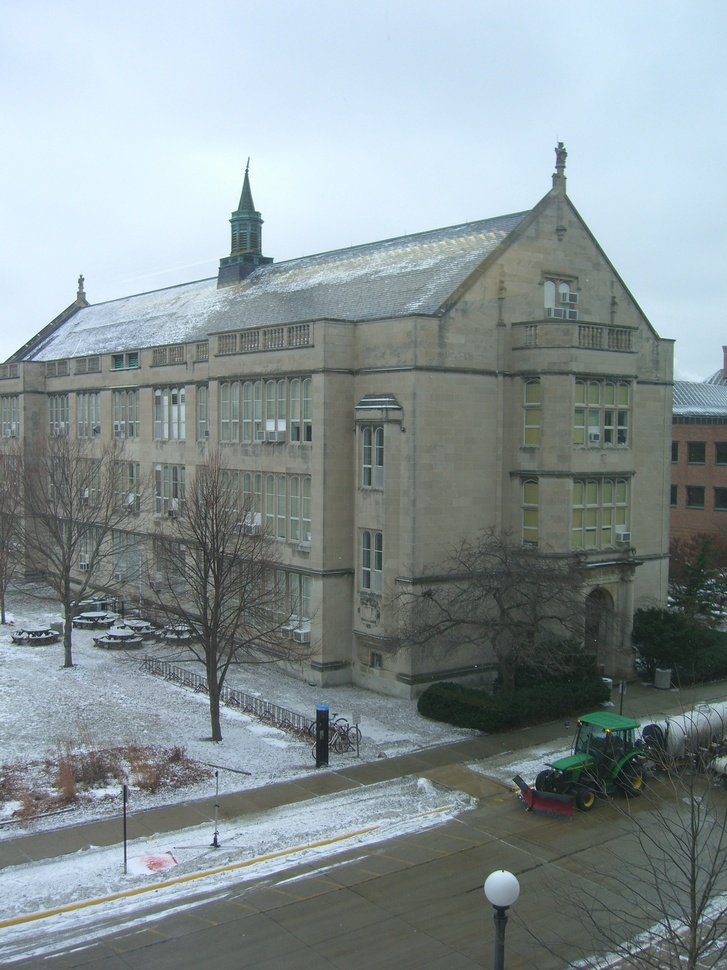
%> input picture HW3/prob1/CIMG6476.JPG, 727 x 970 px, shrunk from 2112 x 2816 before the run
$ octave --eval "result = edgeGradient(imread('../../HW3/prob1/CIMG6476.JPG'));"   (GNU Octave 9; MATLAB toolbox functions it lacks are replaced by stand-ins)
%> lines starting %> are read from the running program, lines starting %| are printed output that depends on the picture
### hw1_code/q3/gradientMagnitude.m
function [mag,theta] = gradientMagnitude(im, sigma)
%> called with sigma = 2
    row = size(im,1);
%> row = 970
    col = size(im,2);
%> col = 727
    theta = zeros(row,col);
    % convert the RGB color space to HSV
    % im = rgb2hsv(im);

    % smoothing by Gaussian filter
    H = fspecial('gaussian',[13 13],sigma);
    smoothed = imfilter(im,H,'symmetric');

    % compute the x, y gradient value of each R G B channel
    [fx,fy] = gradient(smoothed);

    % compute the overall gradient value for each color channel
    norm_3 = sqrt(fx.^2 + fy.^2);
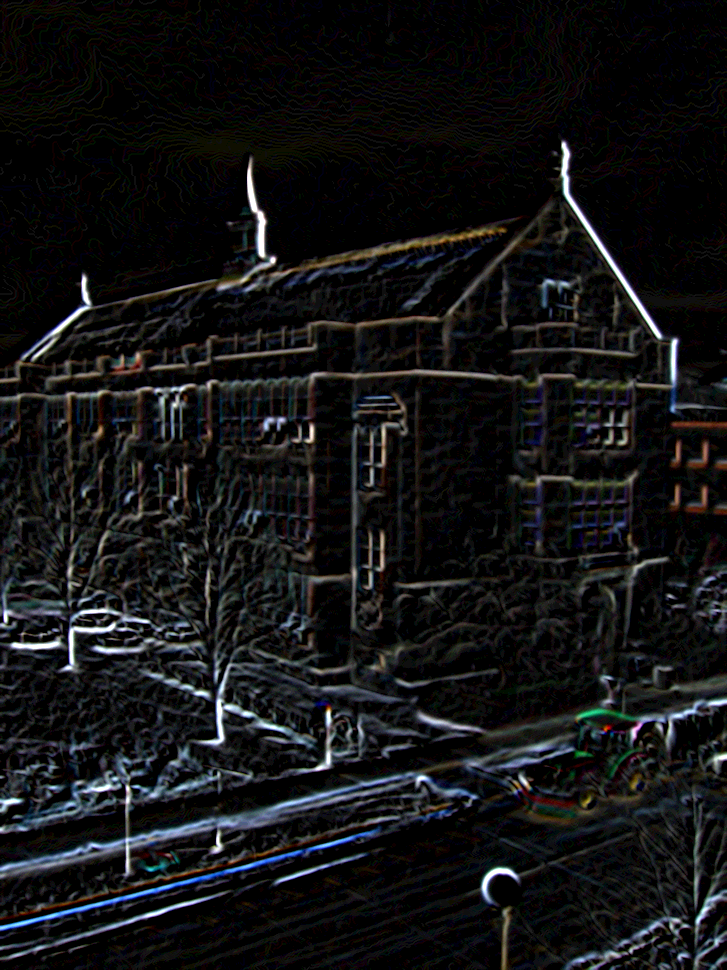
%> norm_3: size 970x727x3 double; mean R, G, B 1.25, 1.28, 1.35; drawn with min black and max white

    % compute the overall gradient magnitude (mag)
    mag = sqrt(norm_3(:,:,1).^2 + norm_3(:,:,2).^2 + norm_3(:,:,3).^2);
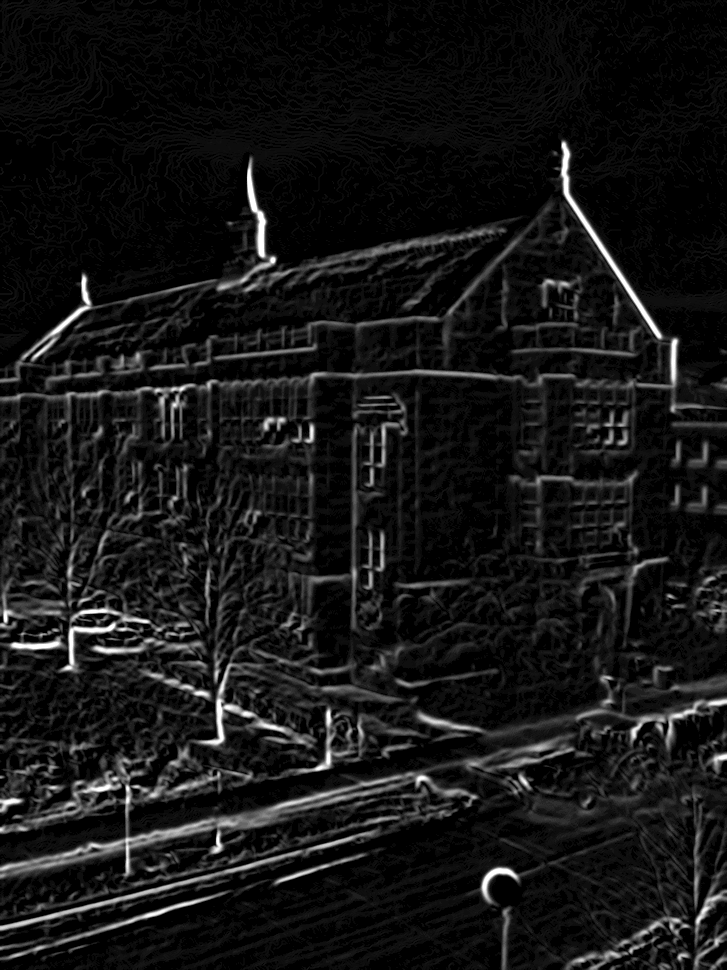
%> mag: size 970x727 double; min 0, max 27.66, mean 2.4; drawn with min black and max white
	% compute the orientation of each pixel (theta)
    angle = atan2(fy,fx);
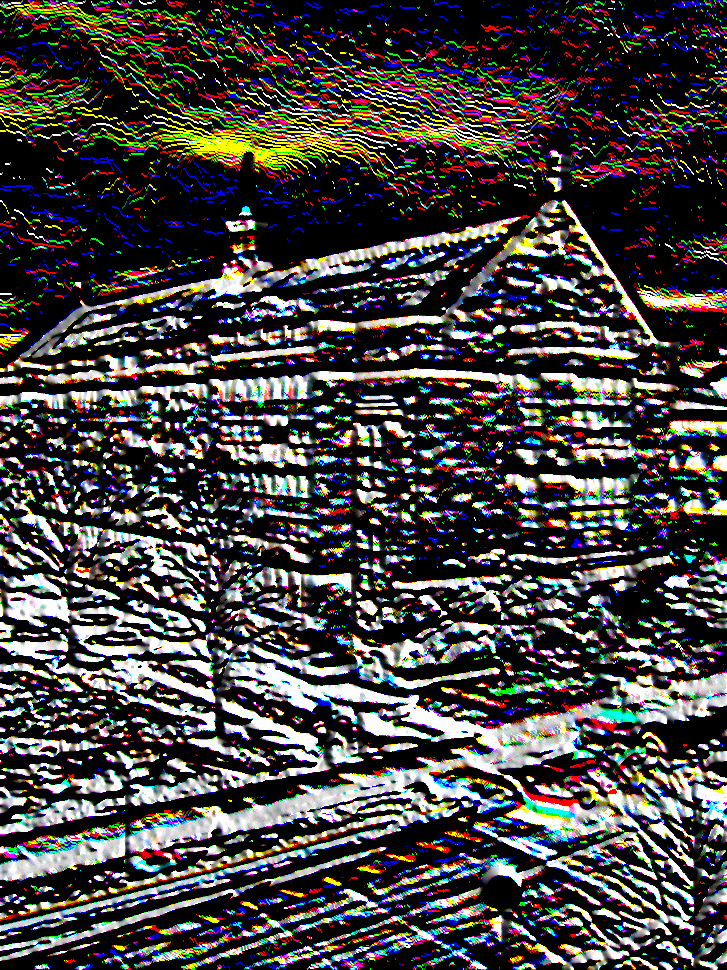
%> angle: size 970x727x3 double; mean R, G, B 0.433, 0.417, 0.406; drawn with min black and max white

    % based on the fx,fy that corresponds to the largest magnitude gradient for each pixel
    [~, index] = max(norm_3, [], 3);
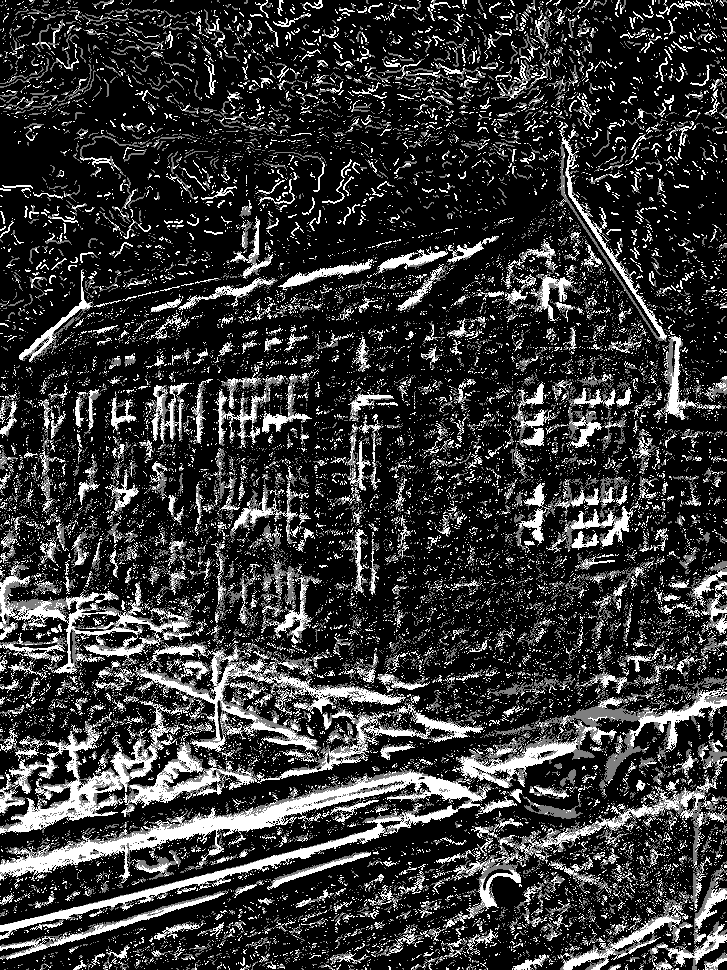
%> index: size 970x727 double; min 1, max 3, mean 1.43; drawn with min black and max white
    for i = 1:3
        theta = theta + angle(:,:,i) .* (index == i);
    end
%> this loop made 3 passes
%> pass 1, in gradientMagnitude, `theta = theta + angle(:,:,i) .* (index == i);`:
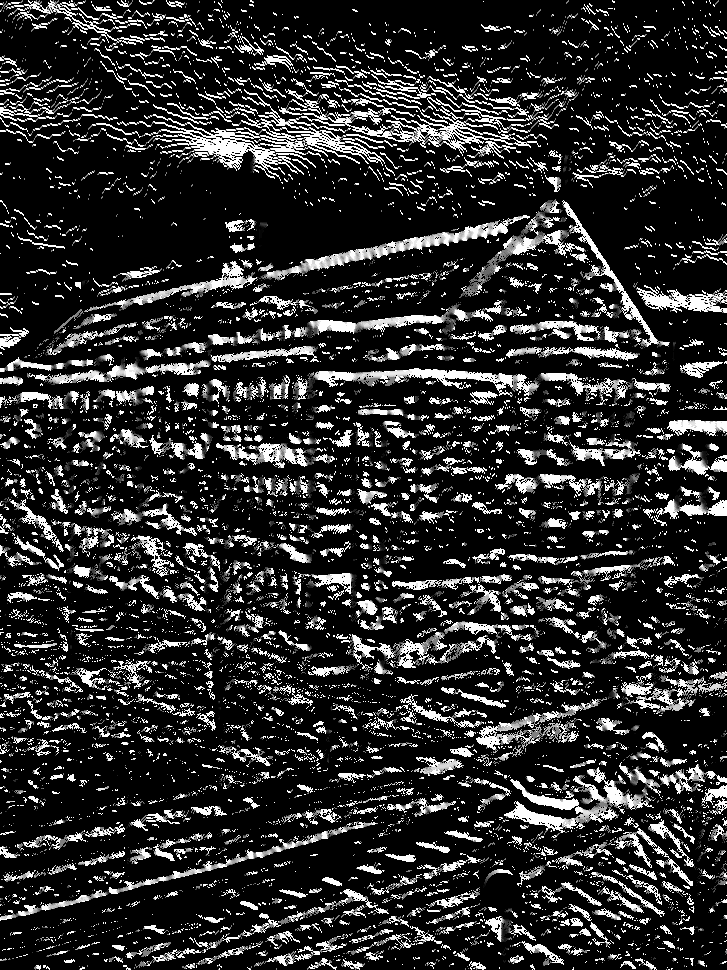
%> theta: size 970x727 double; min 0, max 1.57, mean 0.282; drawn with min black and max white
%> pass 3, in gradientMagnitude, `theta = theta + angle(:,:,i) .* (index == i);`:
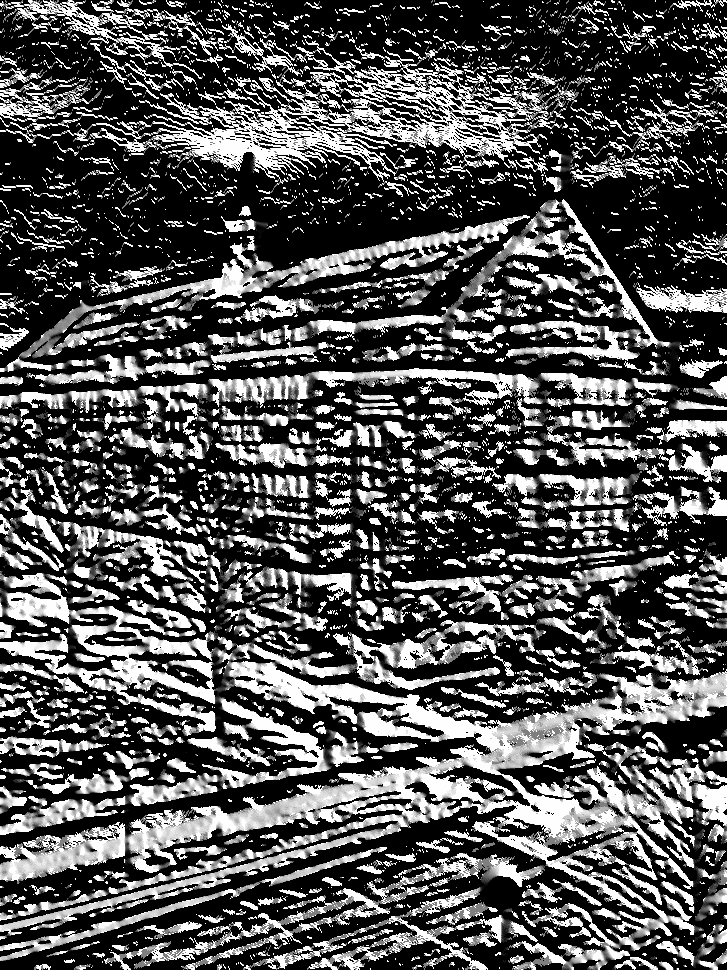
%> theta: size 970x727 double; min 0, max 1.57, mean 0.523; drawn with min black and max white
    theta = theta + pi/2; %pi/2 added for nonmax.m purpose
end

### hw1_code/q3/edgeGradient.m
function bmap = edgeGradient(im)
%   call gradientMagnitude to compute a soft boundary map
    [mag,theta] = gradientMagnitude(im, 2);
%> (the run ends here)

$ run again, on HW3/prob1/kyoto_street.JPG
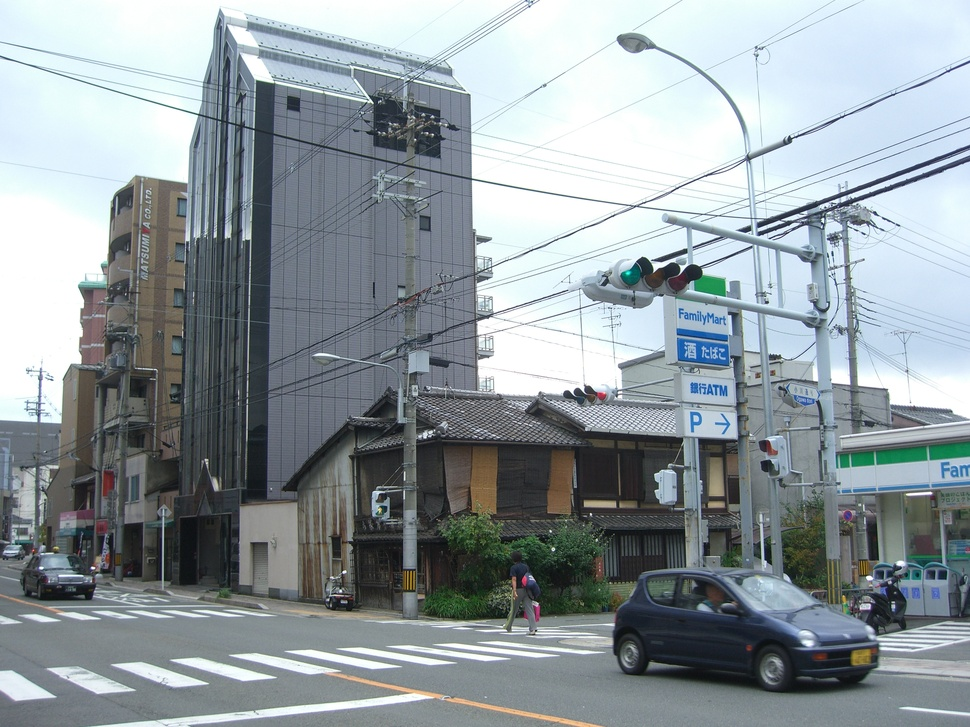
%> input picture HW3/prob1/kyoto_street.JPG, 970 x 727 px, shrunk from 2816 x 2112 before the run
%> in gradientMagnitude, `[~, index] = max(norm_3, [], 3);`:
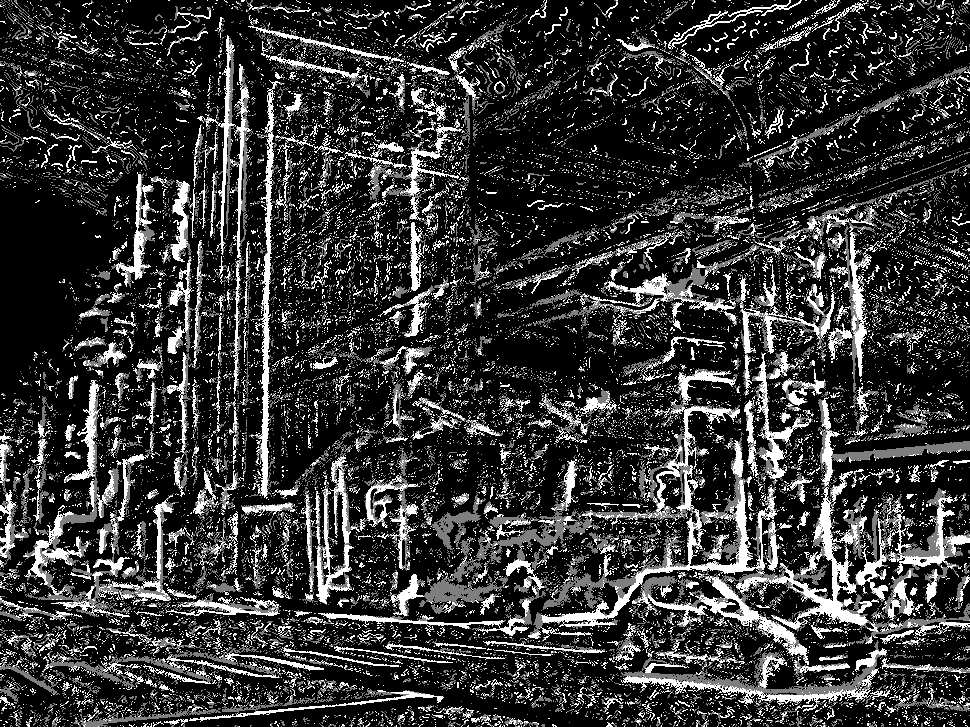
%> index: size 727x970 double; min 1, max 3, mean 1.42; drawn with min black and max white
%> the loop in gradientMagnitude, `for i = 1:3` made 3 passes
%> pass 3, in gradientMagnitude, `theta = theta + angle(:,:,i) .* (index == i);`:
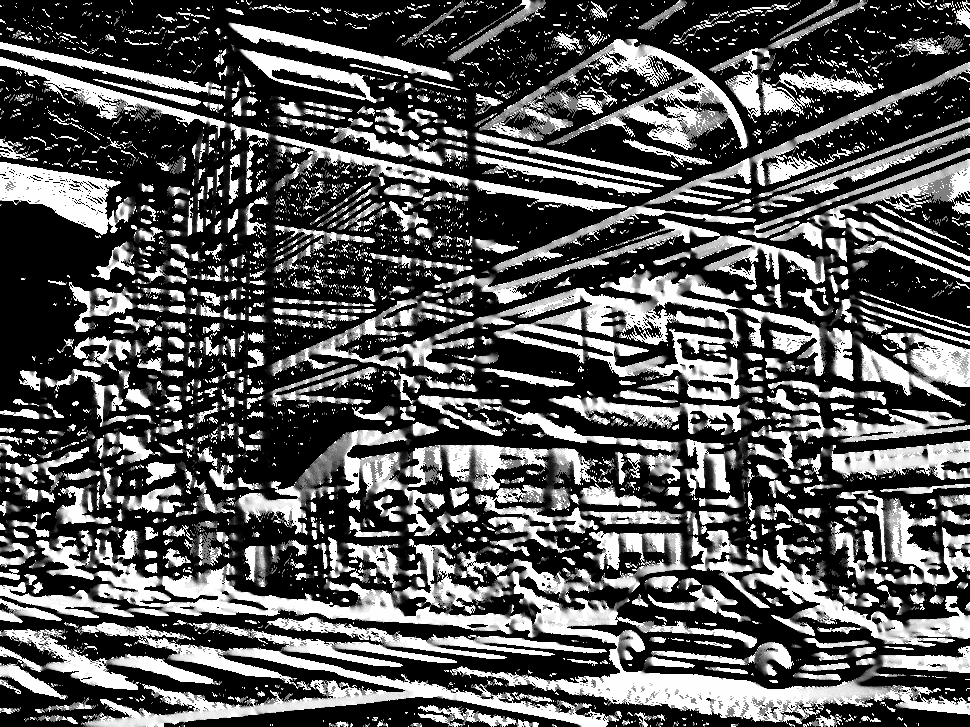
%> theta: size 727x970 double; min 0, max 1.57, mean 0.537; drawn with min black and max white
